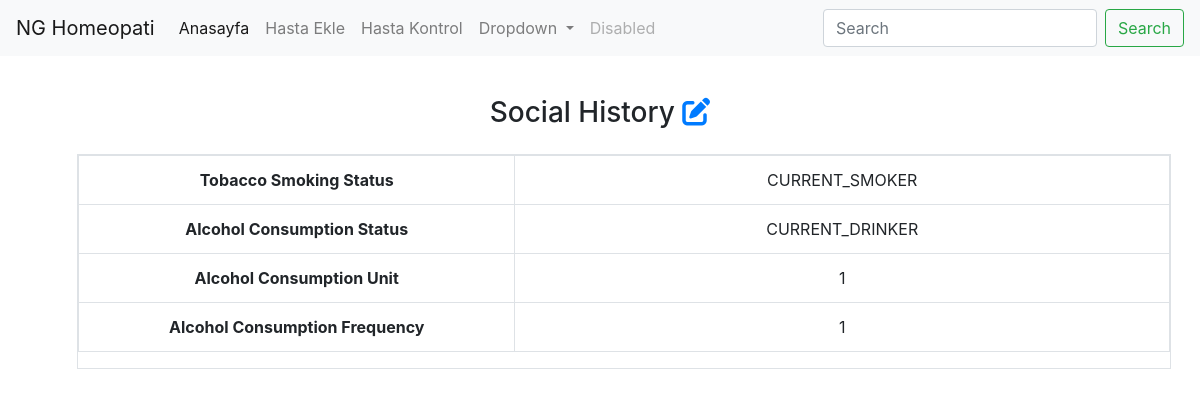
Screenshot of /patient-social-history-view/123456789123 (signed in) with the database file from the repository.
### b/models.py (models this page shows, shortened)
class SocialHistory(models.Model):
    SMOKING = (
        ("NEVER_SMOKED", "Never Smoked"),
        ("CURRENT_SMOKER", "Current Smoker"),
        ("FORMER_SMOKER", "Former Smoker")
    )
    DRINKING = (
        ("NEVER_DRANK", "Lifetime non-drinker"),
        ("CURRENT_DRINKER", "Current Drinker"),
        ("FORMER_DRINKER", "Former Drinker")
    )
    patient = models.OneToOneField(Patient, on_delete=models.CASCADE)
    tobacco_smoking_status = models.CharField(max_length=20, choices =
    SMOKING, default = None)
    alcohol_consumption_status = models.CharField(
        max_length = 20, choices =
        DRINKING, default = None)
    alcohol_consumption_unit = models.IntegerField()
    alcohol_consumption_frequency = models.CharField(max_length=100)
    class Meta:
        verbose_name_plural = "SocialHistory"

### b/views.py (the view)
# urls.py: path('patient-social-history-view/<int:id>', views.patientSocialHistoryView, name='patient_social_histroy_view'),
@login_required()
def patientSocialHistoryView(request, id):
    try:
        patient = Patient.objects.get(aadhaarId = id)
        form = SocialHistory.objects.get(patient = patient)
    except:
        messages.error(request, "No Social History found ! ")
        return redirect(f'/patient-social-history-create/{id}')
    return render(
        request, 'patient_records/patient-social-history-view.html',
        {'form': form, 'patient': patient}
        )

### b/templates/patient_records/patient-social-history-view.html (shortened to what this page needs)
{% extends 'base.html' %}
{% load static %}
{% load bootstrap4 %}
{% load i18n %}
{% block content %}
<div class="container my-2 p-2">
    <h3 class="text-center my-4">Social History <a href="/patient-social-history-edit/{{ patient.aadhaarId }}"><i class="fas fa-edit"></i></a></h3>
    <div class="col-md-12 search-table-col m-4">
        <div class="table-responsive table table-hover table-bordered results">
            <table class="table bg-gradient-info text-black table-hover table-bordered">
                <tbody>
                    <tr>
                        <th scope="row" class="col-lg-2 text-center">Tobacco Smoking Status</th>
                        <td class="text-center col-lg-3">{{form.tobacco_smoking_status}}</td>
                    </tr>
                    <tr>
                        <th scope="row" class="col-lg-2 text-center">Alcohol Consumption Status</th>
                        <td class="text-center col-lg-3">{{form.alcohol_consumption_status}}</td>
                    </tr>
                    <tr>
                        <th scope="row" class="col-lg-2 text-center">Alcohol Consumption Unit</th>
                        <td class="text-center col-lg-3">{{form.alcohol_consumption_unit}}</td>
                    </tr>
                    <tr>
                        <th scope="row" class="col-lg-2 text-center">Alcohol Consumption Frequency</th>
                        <td class="text-center col-lg-3">{{form.alcohol_consumption_frequency}}</td>
                    </tr>
                </tbody>
            </table>
        </div>
    </div>
</div>
{% endblock %}

### rows the page displays
SocialHistory: tobacco_smoking_status "CURRENT_SMOKER", alcohol_consumption_status "CURRENT_DRINKER", alcohol_consumption_unit "1", alcohol_consumption_frequency "1"
